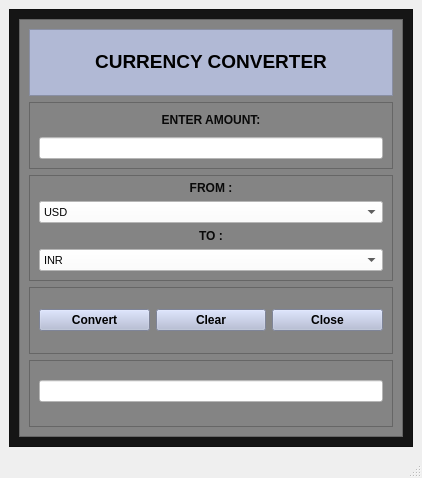
<?xml version="1.0" encoding="UTF-8"?>
<ui version="4.0">
 <class>MainWindow</class>
 <widget class="QMainWindow" name="MainWindow">
  <property name="geometry">
   <rect>
    <x>0</x>
    <y>0</y>
    <width>422</width>
    <height>478</height>
   </rect>
  </property>
  <property name="minimumSize">
   <size>
    <width>422</width>
    <height>478</height>
   </size>
  </property>
  <property name="maximumSize">
   <size>
    <width>422</width>
    <height>478</height>
   </size>
  </property>
  <property name="windowTitle">
   <string>Currency Convertor</string>
  </property>
  <widget class="QWidget" name="centralwidget">
   <layout class="QHBoxLayout" name="horizontalLayout">
    <item>
     <widget class="QFrame" name="frame">
      <property name="styleSheet">
       <string notr="true">
background-color: rgb(21, 21, 21);
</string>
      </property>
      <property name="frameShape">
       <enum>QFrame::StyledPanel</enum>
      </property>
      <property name="frameShadow">
       <enum>QFrame::Raised</enum>
      </property>
      <layout class="QVBoxLayout" name="verticalLayout_4">
       <item>
        <widget class="QFrame" name="frame_2">
         <property name="styleSheet">
          <string notr="true">background-color: rgb(132, 132, 132);</string>
         </property>
         <property name="frameShape">
          <enum>QFrame::StyledPanel</enum>
         </property>
         <property name="frameShadow">
          <enum>QFrame::Raised</enum>
         </property>
         <layout class="QVBoxLayout" name="verticalLayout_3">
          <item>
           <widget class="QFrame" name="frame_3">
            <property name="styleSheet">
             <string notr="true">background-color: rgb(177, 185, 213);</string>
            </property>
            <property name="frameShape">
             <enum>QFrame::StyledPanel</enum>
            </property>
            <property name="frameShadow">
             <enum>QFrame::Raised</enum>
            </property>
            <layout class="QHBoxLayout" name="horizontalLayout_2">
             <property name="spacing">
              <number>7</number>
             </property>
             <property name="bottomMargin">
              <number>11</number>
             </property>
             <item>
              <widget class="QLabel" name="label">
               <property name="font">
                <font>
                 <family>Arial</family>
                 <pointsize>14</pointsize>
                 <weight>75</weight>
                 <italic>false</italic>
                 <bold>true</bold>
                 <underline>false</underline>
                 <strikeout>false</strikeout>
                 <kerning>true</kerning>
                </font>
               </property>
               <property name="focusPolicy">
                <enum>Qt::NoFocus</enum>
               </property>
               <property name="layoutDirection">
                <enum>Qt::LeftToRight</enum>
               </property>
               <property name="autoFillBackground">
                <bool>false</bool>
               </property>
               <property name="styleSheet">
                <string notr="true"/>
               </property>
               <property name="text">
                <string>CURRENCY CONVERTER</string>
               </property>
               <property name="alignment">
                <set>Qt::AlignCenter</set>
               </property>
              </widget>
             </item>
            </layout>
           </widget>
          </item>
          <item>
           <widget class="QFrame" name="frame_4">
            <property name="frameShape">
             <enum>QFrame::StyledPanel</enum>
            </property>
            <property name="frameShadow">
             <enum>QFrame::Raised</enum>
            </property>
            <layout class="QVBoxLayout" name="verticalLayout">
             <property name="topMargin">
              <number>5</number>
             </property>
             <item>
              <widget class="QLabel" name="label_2">
               <property name="font">
                <font>
                 <family>Arial</family>
                 <pointsize>9</pointsize>
                 <weight>75</weight>
                 <bold>true</bold>
                </font>
               </property>
               <property name="layoutDirection">
                <enum>Qt::LeftToRight</enum>
               </property>
               <property name="styleSheet">
                <string notr="true">color: rgb(9, 9, 9);</string>
               </property>
               <property name="text">
                <string>ENTER AMOUNT:</string>
               </property>
               <property name="alignment">
                <set>Qt::AlignCenter</set>
               </property>
              </widget>
             </item>
             <item>
              <widget class="QLineEdit" name="enter_amount_lineEdit">
               <property name="font">
                <font>
                 <family>Arial</family>
                 <pointsize>8</pointsize>
                </font>
               </property>
               <property name="styleSheet">
                <string notr="true">background-color: rgb(255, 255, 255);</string>
               </property>
               <property name="text">
                <string/>
               </property>
               <property name="alignment">
                <set>Qt::AlignLeading|Qt::AlignLeft|Qt::AlignVCenter</set>
               </property>
              </widget>
             </item>
            </layout>
           </widget>
          </item>
          <item>
           <widget class="QFrame" name="frame_5">
            <property name="frameShape">
             <enum>QFrame::StyledPanel</enum>
            </property>
            <property name="frameShadow">
             <enum>QFrame::Raised</enum>
            </property>
            <layout class="QVBoxLayout" name="verticalLayout_2">
             <property name="topMargin">
              <number>5</number>
             </property>
             <item>
              <widget class="QLabel" name="label_3">
               <property name="font">
                <font>
                 <family>Arial</family>
                 <pointsize>9</pointsize>
                 <weight>75</weight>
                 <bold>true</bold>
                </font>
               </property>
               <property name="styleSheet">
                <string notr="true">color: rgb(9, 9, 9);</string>
               </property>
               <property name="text">
                <string>FROM :</string>
               </property>
               <property name="alignment">
                <set>Qt::AlignCenter</set>
               </property>
              </widget>
             </item>
             <item>
              <widget class="QComboBox" name="from_comboBox">
               <property name="font">
                <font>
                 <family>Arial</family>
                 <pointsize>8</pointsize>
                </font>
               </property>
               <property name="styleSheet">
                <string notr="true">background-color: rgb(255, 255, 255);</string>
               </property>
               <item>
                <property name="text">
                 <string>USD</string>
                </property>
               </item>
              </widget>
             </item>
             <item>
              <widget class="QLabel" name="label_4">
               <property name="font">
                <font>
                 <family>Arial</family>
                 <pointsize>9</pointsize>
                 <weight>75</weight>
                 <bold>true</bold>
                </font>
               </property>
               <property name="styleSheet">
                <string notr="true">color: rgb(9, 9, 9);</string>
               </property>
               <property name="text">
                <string>TO :</string>
               </property>
               <property name="alignment">
                <set>Qt::AlignCenter</set>
               </property>
              </widget>
             </item>
             <item>
              <widget class="QComboBox" name="to_comboBox">
               <property name="font">
                <font>
                 <family>Arial</family>
                 <pointsize>8</pointsize>
                </font>
               </property>
               <property name="styleSheet">
                <string notr="true">background-color: rgb(255, 255, 255);</string>
               </property>
               <item>
                <property name="text">
                 <string>INR</string>
                </property>
               </item>
              </widget>
             </item>
            </layout>
           </widget>
          </item>
          <item>
           <widget class="QFrame" name="frame_6">
            <property name="frameShape">
             <enum>QFrame::StyledPanel</enum>
            </property>
            <property name="frameShadow">
             <enum>QFrame::Raised</enum>
            </property>
            <layout class="QHBoxLayout" name="horizontalLayout_3">
             <item>
              <widget class="QPushButton" name="convert_pushButton">
               <property name="font">
                <font>
                 <family>Arial</family>
                 <pointsize>9</pointsize>
                 <weight>75</weight>
                 <bold>true</bold>
                </font>
               </property>
               <property name="styleSheet">
                <string notr="true">background-color: rgb(177, 185, 213);</string>
               </property>
               <property name="text">
                <string>Convert</string>
               </property>
              </widget>
             </item>
             <item>
              <widget class="QPushButton" name="clear_pushButton">
               <property name="font">
                <font>
                 <family>Arial</family>
                 <pointsize>9</pointsize>
                 <weight>75</weight>
                 <bold>true</bold>
                </font>
               </property>
               <property name="styleSheet">
                <string notr="true">background-color: rgb(177, 185, 213);</string>
               </property>
               <property name="text">
                <string>Clear</string>
               </property>
              </widget>
             </item>
             <item>
              <widget class="QPushButton" name="close_pushButton">
               <property name="font">
                <font>
                 <family>Arial</family>
                 <pointsize>9</pointsize>
                 <weight>75</weight>
                 <bold>true</bold>
                </font>
               </property>
               <property name="styleSheet">
                <string notr="true">background-color: rgb(177, 185, 213);</string>
               </property>
               <property name="text">
                <string>Close</string>
               </property>
              </widget>
             </item>
            </layout>
           </widget>
          </item>
          <item>
           <widget class="QFrame" name="frame_7">
            <property name="frameShape">
             <enum>QFrame::StyledPanel</enum>
            </property>
            <property name="frameShadow">
             <enum>QFrame::Raised</enum>
            </property>
            <layout class="QHBoxLayout" name="horizontalLayout_4">
             <property name="topMargin">
              <number>5</number>
             </property>
             <item>
              <widget class="QLineEdit" name="output_lineEdit">
               <property name="font">
                <font>
                 <family>Arial</family>
                 <pointsize>8</pointsize>
                </font>
               </property>
               <property name="styleSheet">
                <string notr="true">background-color: rgb(255, 255, 255);</string>
               </property>
              </widget>
             </item>
            </layout>
           </widget>
          </item>
         </layout>
        </widget>
       </item>
      </layout>
     </widget>
    </item>
   </layout>
  </widget>
  <widget class="QMenuBar" name="menubar">
   <property name="geometry">
    <rect>
     <x>0</x>
     <y>0</y>
     <width>422</width>
     <height>26</height>
    </rect>
   </property>
  </widget>
  <widget class="QStatusBar" name="statusbar"/>
 </widget>
 <resources/>
 <connections/>
</ui>
